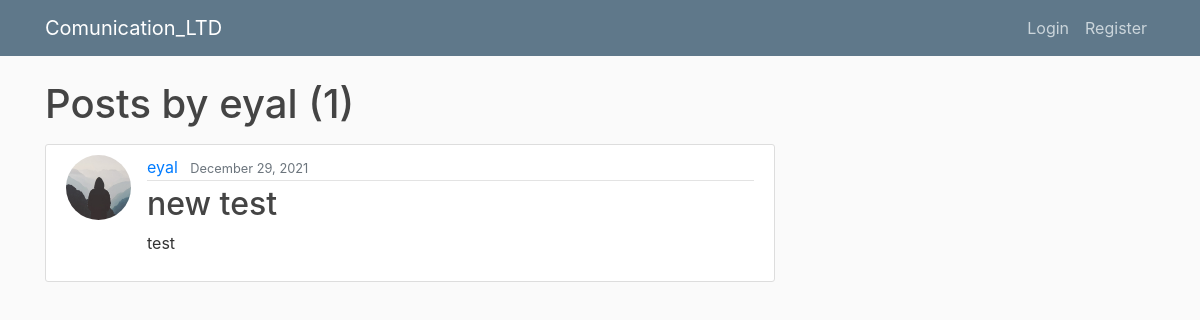
Page /user/eyal on the committed database.
### project/models.py (models this page shows, shortened)
class Post(models.Model):
    title = models.CharField(max_length=100)
    content = models.CharField(max_length=100)                                 #models.TextField()
    date_posted = models.DateTimeField(default=timezone.now)
    author = models.ForeignKey(User, on_delete=models.CASCADE)

### users/models.py (models this page shows, shortened)
class Profile(models.Model):
    user = models.OneToOneField(User, on_delete=models.CASCADE)
    image = models.ImageField(default='default.jpg', upload_to='profile_pics')

### project/views.py (the view)
# urls.py: path('user/<str:username>', UserPostListView.as_view(), name='user-posts'),
class UserPostListView(ListView):
    model = Post
    template_name = 'project/user_posts.html'  # <app>/<model>_<viewtype>.html
    context_object_name = 'posts'
    paginate_by = 5
    def get_queryset(self):
        user = get_object_or_404(User, username=self.kwargs.get('username'))
        return Post.objects.filter(author=user).order_by('-date_posted')

### project/templates/project/user_posts.html (shortened to what this page needs)
{% extends "project/base.html" %}
{% block content %}
    <h1 class="mb-3">Posts by {{ view.kwargs.username }} ({{ page_obj.paginator.count }})</h1>
    {% for post in posts %}
        <article class="media content-section">
          <img class="rounded-circle article-img" src="{{ post.author.profile.image.url }}">
          <div class="media-body">
            <div class="article-metadata">
              <a class="mr-2" href="{% url 'user-posts' post.author.username %}">{{ post.author }}</a>
              <small class="text-muted">{{ post.date_posted|date:"F d, Y" }}</small>
            </div>
            <h2><a class="article-title" href="{% url 'post-detail' post.id %}">{{ post.title }}</a></h2>
            <p class="article-content">{{ post.content }}</p>
          </div>
        </article>
    {% endfor %}
{% endblock content %}

### project/static/project/main.css (style rules this page uses)
body { background: #fafafa; color: #333333; margin-top: 5rem; }
h1, h2, h3, h4, h5, h6 { color: #444444; }
.content-section { background: #ffffff; padding: 10px 20px; border: 1px solid #dddddd; border-radius: 3px; margin-bottom: 20px; }
.article-title { color: #444444; }
.article-content { white-space: pre-line; }
.article-img { height: 65px; width: 65px; margin-right: 16px; }
.article-metadata { padding-bottom: 1px; margin-bottom: 4px; border-bottom: 1px solid #e3e3e3 }

### rows in the picture
Post: author.profile.image (placeholder picture), author "eyal", date_posted "December 29, 2021", title "new test", content "test"

### other values in the picture
{{ view.kwargs.username }} "eyal"
{{ page_obj.paginator.count }} "1"
